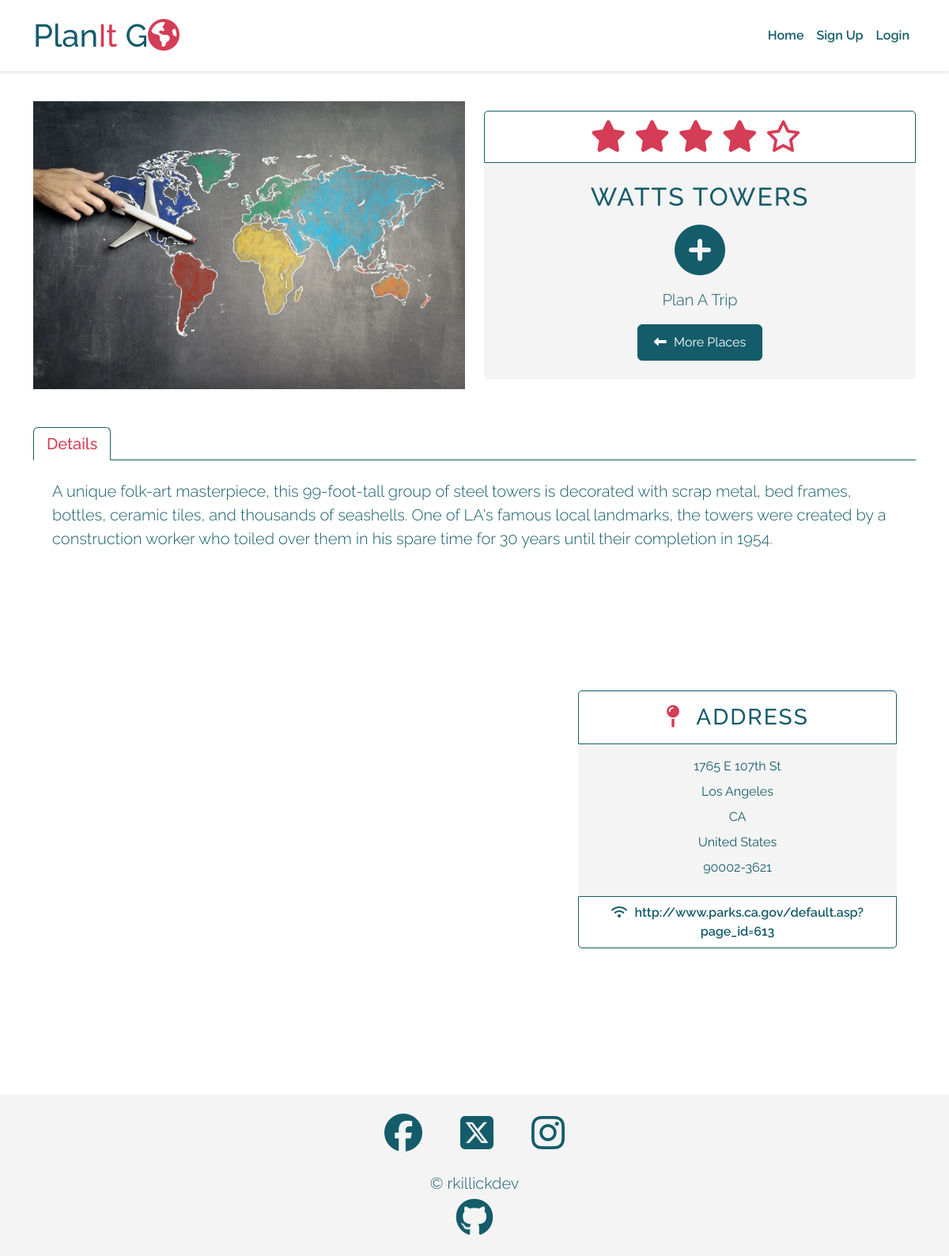
/places/watts-towers/347, run on the app's committed database.
### places/models.py (models this page shows, shortened)
class Place(models.Model):
    location = models.ForeignKey(
        Location, on_delete=models.CASCADE, related_name="places"
    )
    venue_id = models.CharField(max_length=50, unique=True)
    type = models.CharField(max_length=150, null=True)
    category = models.CharField(max_length=150)
    sub_categories = models.JSONField(null=True, blank=True)
    name = models.CharField(max_length=50)
    slug = models.SlugField(max_length=50)
    location_string = models.CharField(max_length=150, null=True)
    description = models.TextField(null=True)
    image = models.CharField(max_length=150, default="placeholder")
    ranking_position = models.IntegerField(null=True)
    rating = models.FloatField(null=True)
    phone = models.CharField(max_length=50, null=True)
    address = models.JSONField()
    latitude = models.DecimalField(max_digits=10, decimal_places=8)
    longitude = models.DecimalField(max_digits=11, decimal_places=8)
    website = models.CharField(max_length=200, null=True)
    ranking_string = models.CharField(max_length=150, null=True)
    created_on = models.DateTimeField(auto_now_add=True)
    approved = models.BooleanField(default=True)
    class Meta:
        ordering = ["-ranking_position"]

### places/views.py (the view)
class PlaceBrowseDetail(DetailView):
    model = Place
    template_name = "places/browse_detail.html"
    def get_context_data(self, **kwargs):
        context = super(PlaceBrowseDetail, self).get_context_data(**kwargs)
        place = get_object_or_404(Place, id=self.object.id)
        context["g_maps_api_key"] = os.environ.get("GOOGLE_MAPS_API_KEY")
        context["reviews"] = place.reviews.filter(approved=True).order_by(
            "created_on"
        )
        context["images"] = place.images.filter(approved=True).order_by(
            "created_on"
        )
        return context

### places/templates/places/browse_detail.html (shortened to what this page needs)
{% extends "base.html" %}
{% block content %}
{% include 'includes/place_summary.html' %}
{% include 'includes/single_place_info.html' %}
{% endblock %}
{% block extras %}
{% load static %}
{% endblock extras %}

### templates/includes/place_summary.html
<section class="place-summary mt-7 mb-5">
  <div class="container">
    <div class="row flex-wrap-reverse gy-4">
      <div class="col-lg-6 d-flex flex-column justify-content-center align-items-center">
        <div class="image-container">
          <img src="{{ place.image }}"
               alt="{{ place.name }}"
               class="img-fluid">
        </div>
      </div>
      <div class="col-lg-6 d-flex flex-column justify-content-center">
        <div class="card border-0 bg-secondary">
          <div class="card-header bg-light border text-center display-6">
            <span data-place_rating="{{ place.rating }}"
                  id="stars">
            </span>
          </div>
          <div class="text-container p-4 d-flex flex-column justify-content-between text-center">
            <h2 class="card-title mb-3">{{ place.name }}</h2>
            {% if request.resolver_match.url_name == 'place_detail' %}
              {% include 'includes/place_toggle.html' %}
            {% elif request.user.is_staff %}
              {% include 'includes/place_staff_approve_toggle.html' %}
            {% else %}
            <div class="d-flex flex-column justify-content-center">
              <a href="{% url 'trip_list' %}"
                 class="mb-3"
                 aria-labelledby="plan-trip-label">
                <i class="fa-solid fa-circle-plus fa-4x link-transform"></i>
              </a>
              <p id="plan-trip-label"
                 class="lead fw-light">Plan A Trip</p>
            </div>
            {% endif %}
            <div class="justify-content-center">
              <a href="{% if request.resolver_match.url_name == 'place_detail' %} {% url 'trip_detail' trip.slug trip.id %}#trip-recommendations {% else %} {% url 'place_list' place.location.id place.location.slug %} {% endif %}"
                 class="btn btn-dark button-link">
                <span><i class="fa-solid fa-left-long"></i>&ensp;</span>{% if request.resolver_match.url_name == 'place_detail' %}Your Trip{% else %}More Places{% endif %}
              </a>
            </div>
          </div>
        </div>
      </div>
    </div>
  </div>
</section>

### templates/includes/single_place_info.html (shortened to what this page needs)
{% load static %}
<section class="place-info mb-5">
  <div class="container">
    <nav>
      <div class="nav nav-tabs h5"
           id="nav-tab"
           role="tablist">
        <button class="nav-link active"
                id="nav-details-tab"
                data-bs-toggle="tab"
                data-bs-target="#nav-details"
                type="button"
                role="tab"
                aria-controls="nav-details"
                aria-selected="true">Details
        </button>
      </div>
    </nav>
    <div class="tab-content"
         id="nav-tabContent">
      <div class="tab-pane fade show active"
           id="nav-details"
           role="tabpanel"
           aria-labelledby="nav-details-tab">
        <div class="row">
          <div class="col-12">
            <div class="text-container p-4">
              <p class="lead">{{ place.description }}</p>
            </div>
          </div>
        </div>
        <div class="row mb-5">
          <div class="col-lg-7">
            <div class="map-container px-4">
              <div id="map"></div>
            </div>
          </div>
          <div class="col-lg-5">
            <div class="text-container p-4 d-flex flex-column justify-content-center h-100 mb-5 text-center">
              <div class="card border-0 bg-secondary">
                <div class="card-header border bg-light">
                  <h3 class="m-0 py-2">
                    <span><i class="fa-solid fa-map-pin text-primary"></i>&ensp;</span>Address
                  </h3>
                </div>
                <div class="card-body place-address">
                  <ul class="m-0">
                    {% for key, value in place.address.items %}
                      {% if value and not value == "" %}
                        <li class="pb-2">{{ value }}</li>
                      {% endif %}
                    {% endfor %}
                  </ul>
                </div>
                <div class="card-footer border bg-light fw-semibold {% if place.website == None %} d-none {% else %} d-block {% endif %}">
                  <a href="{{ place.website }}"
                     class="link-transform"
                     target="_blank"
                     rel="noopener"
                     aria-label="Visit the website for {{ place.name }} (opens in a new tab)">
                    <span><i class="fa-solid fa-wifi"></i>&ensp;</span>{{ place.website }}
                  </a>
                </div>
              </div>
            </div>
          </div>
        </div>
      </div>
    </div>
  </div>
</section>

### static/css/styles.css (style rules this page uses)
* { box-sizing: border-box; padding: 0; margin: 0; }
a { text-decoration: none; color: inherit; }
ul { list-style-type: none; }
h2, h3, h4 { text-transform: uppercase; letter-spacing: 2px; }
.btn-dark { --bs-btn-hover-color:var(--bs-light); }
.button-link { width: fit-content; }
.link-transform { transition: all 0.15s ease; }
#map { height: 600px; }
.place-address ul { padding: 0; }

### data on the page
Place: name "WATTS TOWERS", description "A unique folk-art masterpiece, this 99-foot-tall group of steel towers is decorated with scrap metal, bed frames, bottles, ceramic tiles, and thousands of seashells. One of LA's famous local landmarks, the towers were created by a construction worker who toiled over them in his spare time for 30 years until their completion in 1954.", website "http://www.parks.ca.gov/default.asp?page_id=613"

### other printed values
{{ value }} "1765 E 107th St" "Los Angeles" "CA" "United States" "90002-3621"
